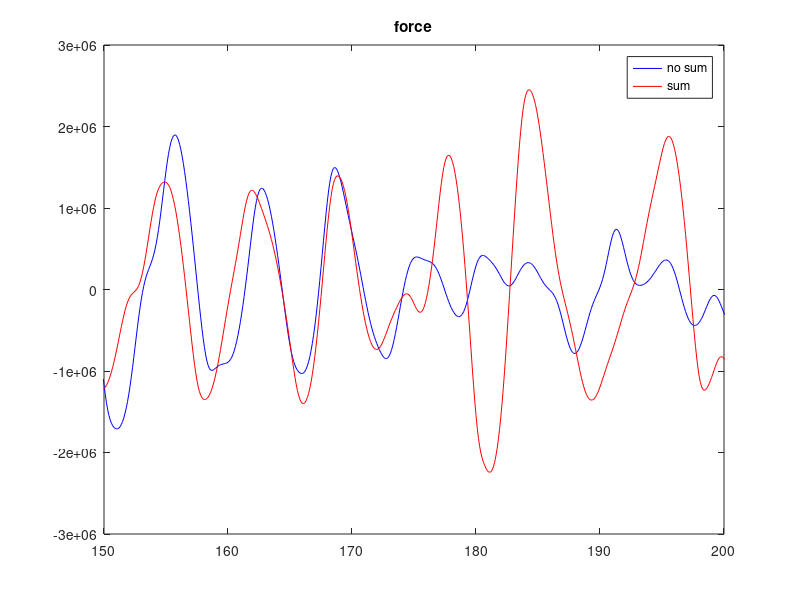
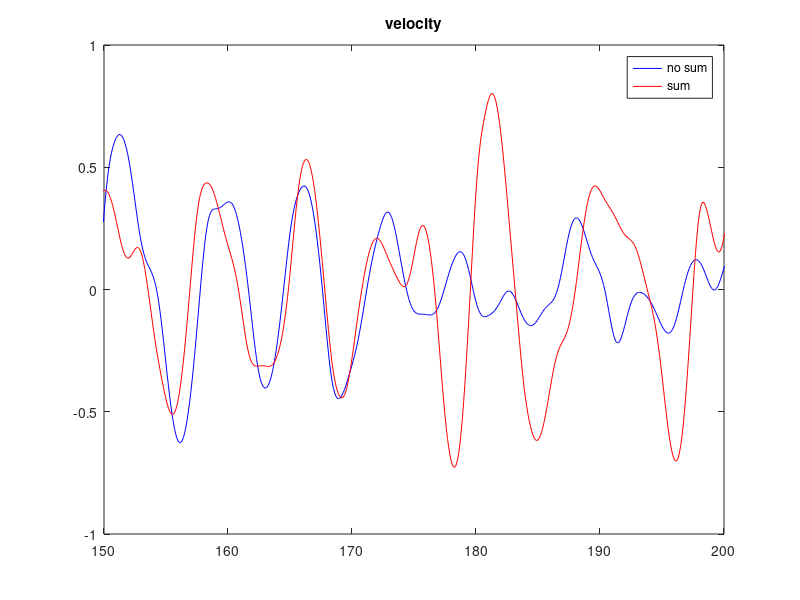
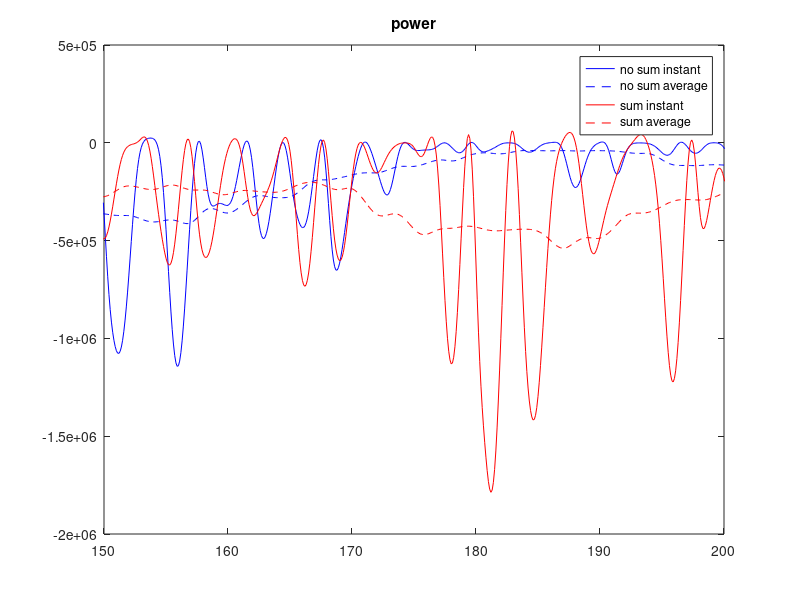
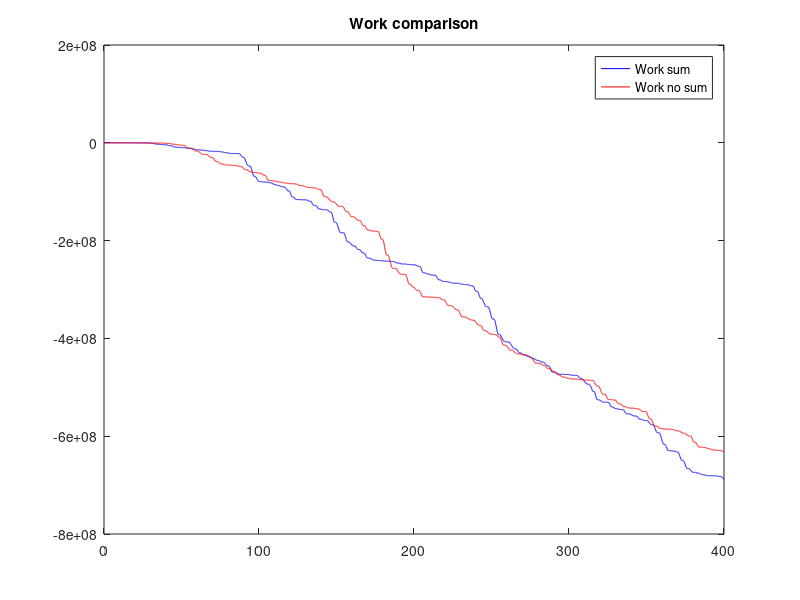

Here is the MATLAB script that generated these plots, in order:
% compare output of reg/irreg test cases both with/without PI using
% a difference in velocity (F_pto = PI(u_actual-u_ideal) or F_pto=PI(u_actual)

x = [150 200];

% load output_reg_nosum/wec_PI_out_A.mat;
% outputAn = output;
% clear output
% 
% load output_reg_sum/wec_PI_out_A.mat;
% outputAs = output;
% clear output

%%%%%%%%%%%%%%%%%%%%%%%%%%%%%%%%%%%%%%%%%%%%%%%%%%%%%%%%%%%%%%%%%%%%%%%%%%%
load output_irreg_nosum/wec_PI_out_B.mat;
outputAn = output;
clear output

load output_irreg_sum/wec_PI_out_B.mat;
outputAs = output;
clear output

%%%%%%%%%%%%%%%%%%%%%%%%%%%%%%%%%%%%%%%%%%%%%%%%%%%%%%%%%%%%%%%%%%%%%%%%%%%

figure()
plot(outputAn.controller.time,outputAn.controller.force,'b',...
    outputAs.controller.time,outputAs.controller.force,'r');
legend('no sum','sum');
title('force');
xlim(x);

figure()
plot(outputAn.controller.time,outputAn.controller.velocity,'b',...
    outputAs.controller.time,outputAs.controller.velocity,'r');
legend('no sum','sum');
title('velocity');
xlim(x);

b = 20;
dt = outputAn.controller.time(2)-outputAn.controller.time(1);
ip_an = outputAn.controller.force.*outputAn.controller.velocity;
avep_an = movmean(ip_an,b/dt);
ip_as = outputAs.controller.force.*outputAs.controller.velocity;
avep_as = movmean(ip_as,b/dt);

figure()
plot(outputAn.controller.time,ip_an,'b',...
    outputAn.controller.time,avep_an,'b--',...
    outputAs.controller.time,ip_as,'r',...
    outputAs.controller.time,avep_as,'r--');
legend('no sum instant','no sum average','sum instant','sum average');
title('power');
xlim(x);

figure()
plot(outputAn.controller.time,cumsum(ip_an),'b',...
    outputAs.controller.time,cumsum(ip_as),'r');
legend('Work sum','Work no sum');
title('Work comparison');
% xlim(x);




